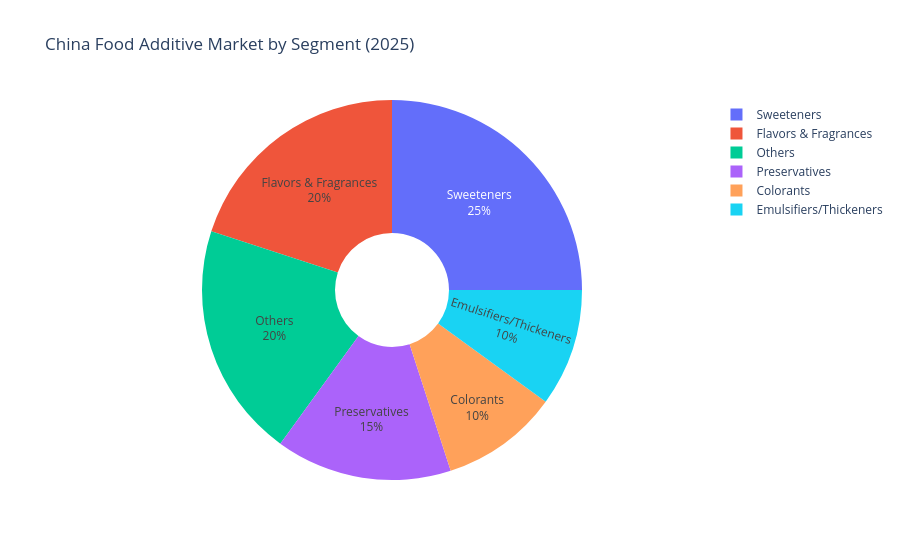

The notebook cell this image was saved under:
### Code cell
fig_pie = px.pie(
    df_seg,
    values='MarketShare_Percent',
    names='ProductSegment',
    title='China Food Additive Market by Segment (2025)',
    hole=0.3
)
fig_pie.update_traces(textposition='inside', textinfo='percent+label')
fig_pie.show()

### Figure 1 — Plotly figure (JSON) as saved in the notebook; plotly's stock layout.template omitted (floating-point values rounded to 4 significant figures)
{"data": [{"domain": {"x": [0, 1], "y": [0, 1]}, "hole": 0.3, "hovertemplate": "ProductSegment=%{label}<br>MarketShare_Percent=%{value}<extra></extra>", "labels": ["Sweeteners", "Flavors & Fragrances", "Preservatives", "Colorants", "Emulsifiers/Thickeners", "Others"], "legendgroup": "", "name": "", "showlegend": true, "textinfo": "percent+label", "textposition": "inside", "type": "pie", "values": [25, 20, 15, 10, 10, 20]}], "layout": {"legend": {"tracegroupgap": 0}, "title": {"text": "China Food Additive Market by Segment (2025)"}}}
